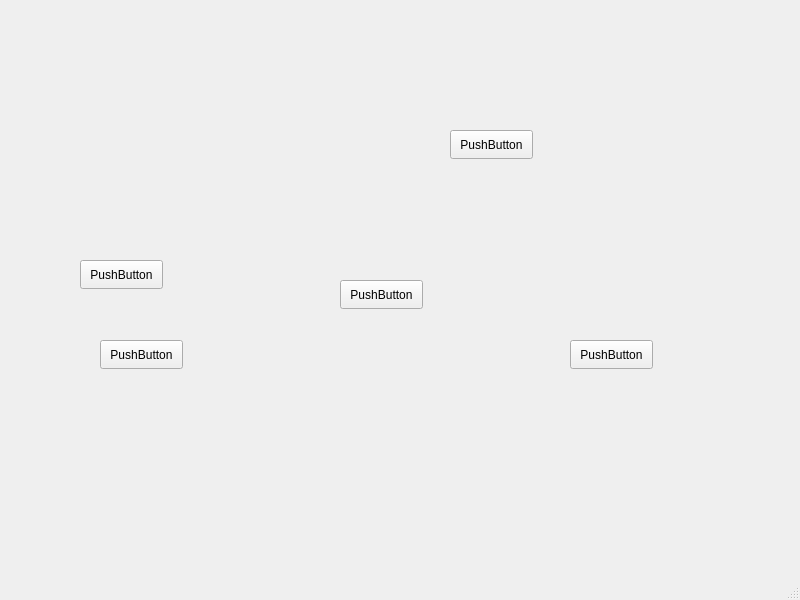
<?xml version="1.0" encoding="UTF-8"?>
<ui version="4.0">
 <class>MainWindow</class>
 <widget class="QMainWindow" name="MainWindow">
  <property name="geometry">
   <rect>
    <x>0</x>
    <y>0</y>
    <width>800</width>
    <height>600</height>
   </rect>
  </property>
  <property name="windowTitle">
   <string>MainWindow</string>
  </property>
  <widget class="QWidget" name="centralwidget">
   <widget class="QWidget" name="widget" native="true">
    <property name="geometry">
     <rect>
      <x>220</x>
      <y>170</y>
      <width>291</width>
      <height>281</height>
     </rect>
    </property>
    <widget class="QPushButton" name="pushButton">
     <property name="geometry">
      <rect>
       <x>120</x>
       <y>110</y>
       <width>83</width>
       <height>29</height>
      </rect>
     </property>
     <property name="text">
      <string>PushButton</string>
     </property>
    </widget>
   </widget>
   <widget class="QWidget" name="verticalLayoutWidget">
    <property name="geometry">
     <rect>
      <x>100</x>
      <y>120</y>
      <width>160</width>
      <height>80</height>
     </rect>
    </property>
    <layout class="QVBoxLayout" name="verticalLayout"/>
   </widget>
   <widget class="QPushButton" name="pushButton_2">
    <property name="geometry">
     <rect>
      <x>100</x>
      <y>340</y>
      <width>83</width>
      <height>29</height>
     </rect>
    </property>
    <property name="text">
     <string>PushButton</string>
    </property>
   </widget>
   <widget class="QPushButton" name="pushButton_3">
    <property name="geometry">
     <rect>
      <x>80</x>
      <y>260</y>
      <width>83</width>
      <height>29</height>
     </rect>
    </property>
    <property name="text">
     <string>PushButton</string>
    </property>
   </widget>
   <widget class="QPushButton" name="pushButton_4">
    <property name="geometry">
     <rect>
      <x>450</x>
      <y>130</y>
      <width>83</width>
      <height>29</height>
     </rect>
    </property>
    <property name="text">
     <string>PushButton</string>
    </property>
   </widget>
   <widget class="QPushButton" name="pushButton_5">
    <property name="geometry">
     <rect>
      <x>570</x>
      <y>340</y>
      <width>83</width>
      <height>29</height>
     </rect>
    </property>
    <property name="text">
     <string>PushButton</string>
    </property>
   </widget>
  </widget>
  <widget class="QMenuBar" name="menubar">
   <property name="geometry">
    <rect>
     <x>0</x>
     <y>0</y>
     <width>800</width>
     <height>25</height>
    </rect>
   </property>
  </widget>
  <widget class="QStatusBar" name="statusbar"/>
 </widget>
 <resources/>
 <connections/>
</ui>
